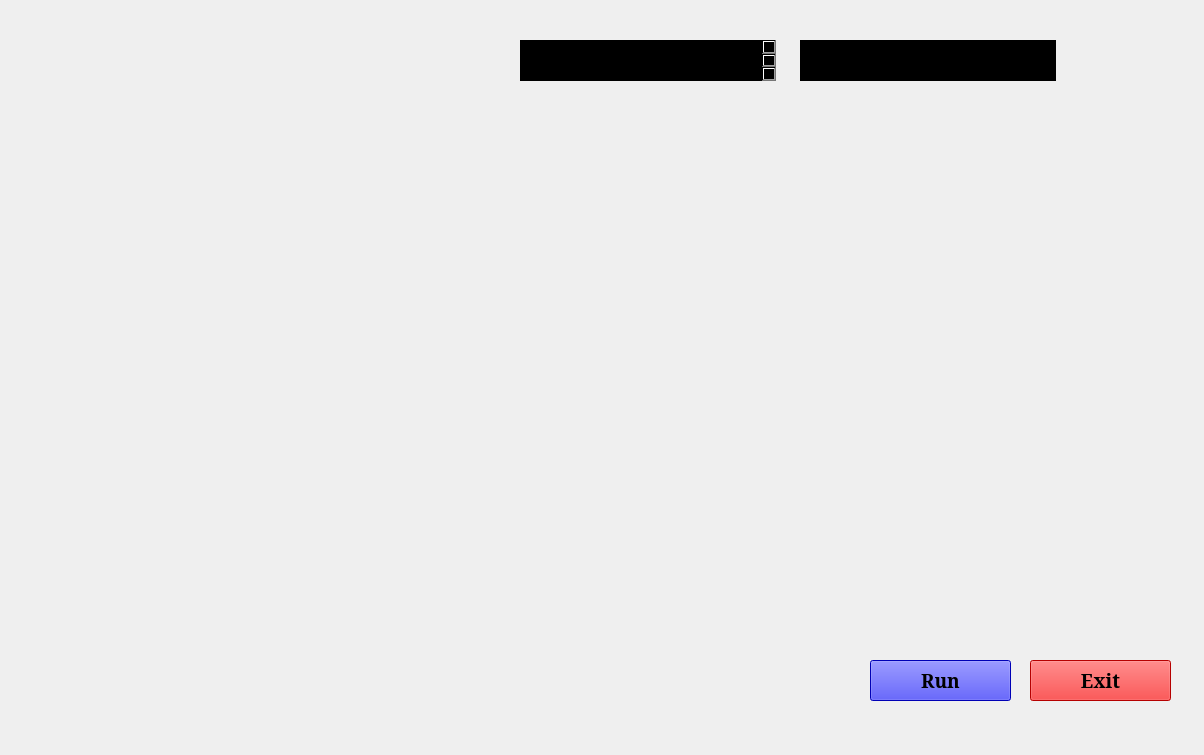
<?xml version="1.0" encoding="UTF-8"?>
<ui version="4.0">
 <class>MainWindow</class>
 <widget class="QMainWindow" name="MainWindow">
  <property name="geometry">
   <rect>
    <x>0</x>
    <y>0</y>
    <width>1204</width>
    <height>755</height>
   </rect>
  </property>
  <property name="windowTitle">
   <string>MainWindow</string>
  </property>
  <widget class="QWidget" name="centralwidget">
   <widget class="QLabel" name="jarvis">
    <property name="geometry">
     <rect>
      <x>-50</x>
      <y>0</y>
      <width>1251</width>
      <height>821</height>
     </rect>
    </property>
    <property name="text">
     <string/>
    </property>
    <property name="pixmap">
     <pixmap>7LP8.gif</pixmap>
    </property>
    <property name="scaledContents">
     <bool>true</bool>
    </property>
   </widget>
   <widget class="QPushButton" name="pushButton">
    <property name="geometry">
     <rect>
      <x>870</x>
      <y>660</y>
      <width>141</width>
      <height>41</height>
     </rect>
    </property>
    <property name="font">
     <font>
      <family>MS Serif</family>
      <pointsize>14</pointsize>
      <weight>75</weight>
      <bold>true</bold>
     </font>
    </property>
    <property name="styleSheet">
     <string notr="true">background-color: rgb(0, 0, 255);</string>
    </property>
    <property name="text">
     <string>Run</string>
    </property>
   </widget>
   <widget class="QPushButton" name="pushButton_2">
    <property name="geometry">
     <rect>
      <x>1030</x>
      <y>660</y>
      <width>141</width>
      <height>41</height>
     </rect>
    </property>
    <property name="font">
     <font>
      <family>MS Serif</family>
      <pointsize>14</pointsize>
      <weight>75</weight>
      <bold>true</bold>
     </font>
    </property>
    <property name="styleSheet">
     <string notr="true">background-color: rgb(255, 0, 0);</string>
    </property>
    <property name="text">
     <string>Exit</string>
    </property>
   </widget>
   <widget class="QLabel" name="label_2">
    <property name="geometry">
     <rect>
      <x>0</x>
      <y>-10</y>
      <width>361</width>
      <height>211</height>
     </rect>
    </property>
    <property name="text">
     <string/>
    </property>
    <property name="pixmap">
     <pixmap>T8bahf.gif</pixmap>
    </property>
    <property name="scaledContents">
     <bool>true</bool>
    </property>
   </widget>
   <widget class="QTextBrowser" name="textBrowser">
    <property name="geometry">
     <rect>
      <x>520</x>
      <y>40</y>
      <width>256</width>
      <height>41</height>
     </rect>
    </property>
    <property name="styleSheet">
     <string notr="true">background:transpent;
font color:white;
border:none;
font-size:40px;
</string>
    </property>
   </widget>
   <widget class="QTextBrowser" name="textBrowser_2">
    <property name="geometry">
     <rect>
      <x>800</x>
      <y>40</y>
      <width>256</width>
      <height>41</height>
     </rect>
    </property>
    <property name="styleSheet">
     <string notr="true">background:transpent;
font color:white;
border:none;
font-size:20px;
</string>
    </property>
   </widget>
   <widget class="QLabel" name="label_3">
    <property name="geometry">
     <rect>
      <x>870</x>
      <y>450</y>
      <width>311</width>
      <height>171</height>
     </rect>
    </property>
    <property name="text">
     <string/>
    </property>
    <property name="pixmap">
     <pixmap>3974576 (1).jpg</pixmap>
    </property>
    <property name="scaledContents">
     <bool>true</bool>
    </property>
   </widget>
  </widget>
 </widget>
 <resources/>
 <connections/>
</ui>
